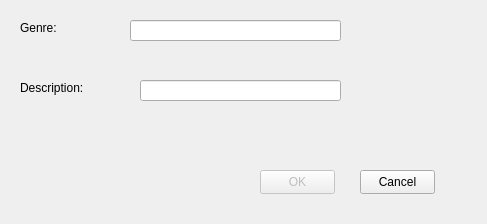
<?xml version="1.0" encoding="UTF-8"?>
<ui version="4.0">
 <class>DlgNewRecord</class>
 <widget class="QDialog" name="DlgNewRecord">
  <property name="geometry">
   <rect>
    <x>0</x>
    <y>0</y>
    <width>487</width>
    <height>224</height>
   </rect>
  </property>
  <property name="windowTitle">
   <string>Dialog</string>
  </property>
  <widget class="QPushButton" name="btnOk">
   <property name="enabled">
    <bool>false</bool>
   </property>
   <property name="geometry">
    <rect>
     <x>260</x>
     <y>170</y>
     <width>75</width>
     <height>24</height>
    </rect>
   </property>
   <property name="text">
    <string>OK</string>
   </property>
   <property name="icon">
    <iconset>
     <normaloff>../build-BookShop-Desktop_Qt_6_5_0_MinGW_64_bit-Ispravi-greu0161ke/add.png</normaloff>../build-BookShop-Desktop_Qt_6_5_0_MinGW_64_bit-Ispravi-greu0161ke/add.png</iconset>
   </property>
   <property name="iconSize">
    <size>
     <width>32</width>
     <height>32</height>
    </size>
   </property>
   <property name="autoDefault">
    <bool>true</bool>
   </property>
  </widget>
  <widget class="QPushButton" name="btnCancel">
   <property name="geometry">
    <rect>
     <x>360</x>
     <y>170</y>
     <width>75</width>
     <height>24</height>
    </rect>
   </property>
   <property name="text">
    <string>Cancel</string>
   </property>
   <property name="icon">
    <iconset>
     <normaloff>../build-BookShop-Desktop_Qt_6_5_0_MinGW_64_bit-Ispravi-greu0161ke/close.png</normaloff>../build-BookShop-Desktop_Qt_6_5_0_MinGW_64_bit-Ispravi-greu0161ke/close.png</iconset>
   </property>
   <property name="iconSize">
    <size>
     <width>32</width>
     <height>32</height>
    </size>
   </property>
  </widget>
  <widget class="QLabel" name="lblGenre">
   <property name="geometry">
    <rect>
     <x>20</x>
     <y>20</y>
     <width>49</width>
     <height>16</height>
    </rect>
   </property>
   <property name="text">
    <string>Genre: </string>
   </property>
  </widget>
  <widget class="QLabel" name="lblDescription">
   <property name="geometry">
    <rect>
     <x>20</x>
     <y>80</y>
     <width>81</width>
     <height>16</height>
    </rect>
   </property>
   <property name="text">
    <string>Description:</string>
   </property>
  </widget>
  <widget class="QLineEdit" name="txtGenre">
   <property name="geometry">
    <rect>
     <x>130</x>
     <y>20</y>
     <width>211</width>
     <height>21</height>
    </rect>
   </property>
  </widget>
  <widget class="QLineEdit" name="txtDescription">
   <property name="geometry">
    <rect>
     <x>140</x>
     <y>80</y>
     <width>201</width>
     <height>21</height>
    </rect>
   </property>
  </widget>
 </widget>
 <tabstops>
  <tabstop>txtGenre</tabstop>
  <tabstop>txtDescription</tabstop>
  <tabstop>btnOk</tabstop>
  <tabstop>btnCancel</tabstop>
 </tabstops>
 <resources/>
 <connections/>
</ui>
